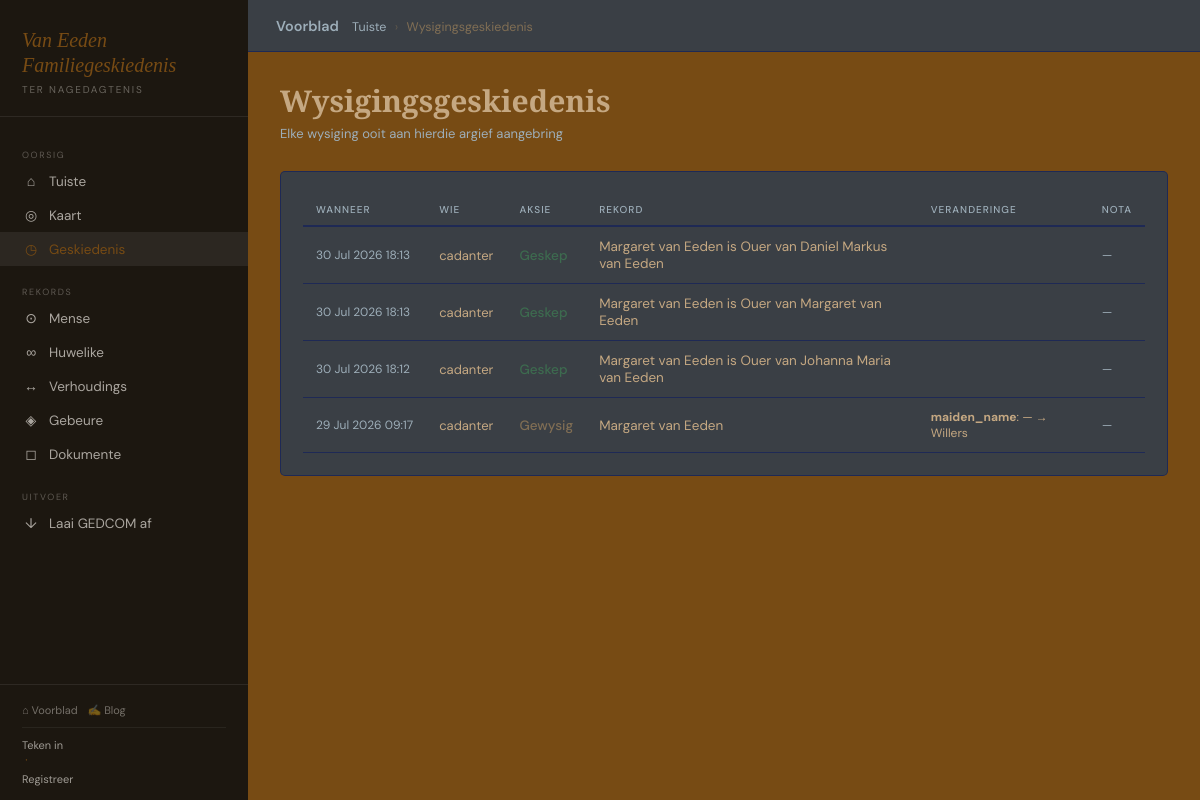
/argief/geskiedenis/, run on an earlier commit of the app's database.
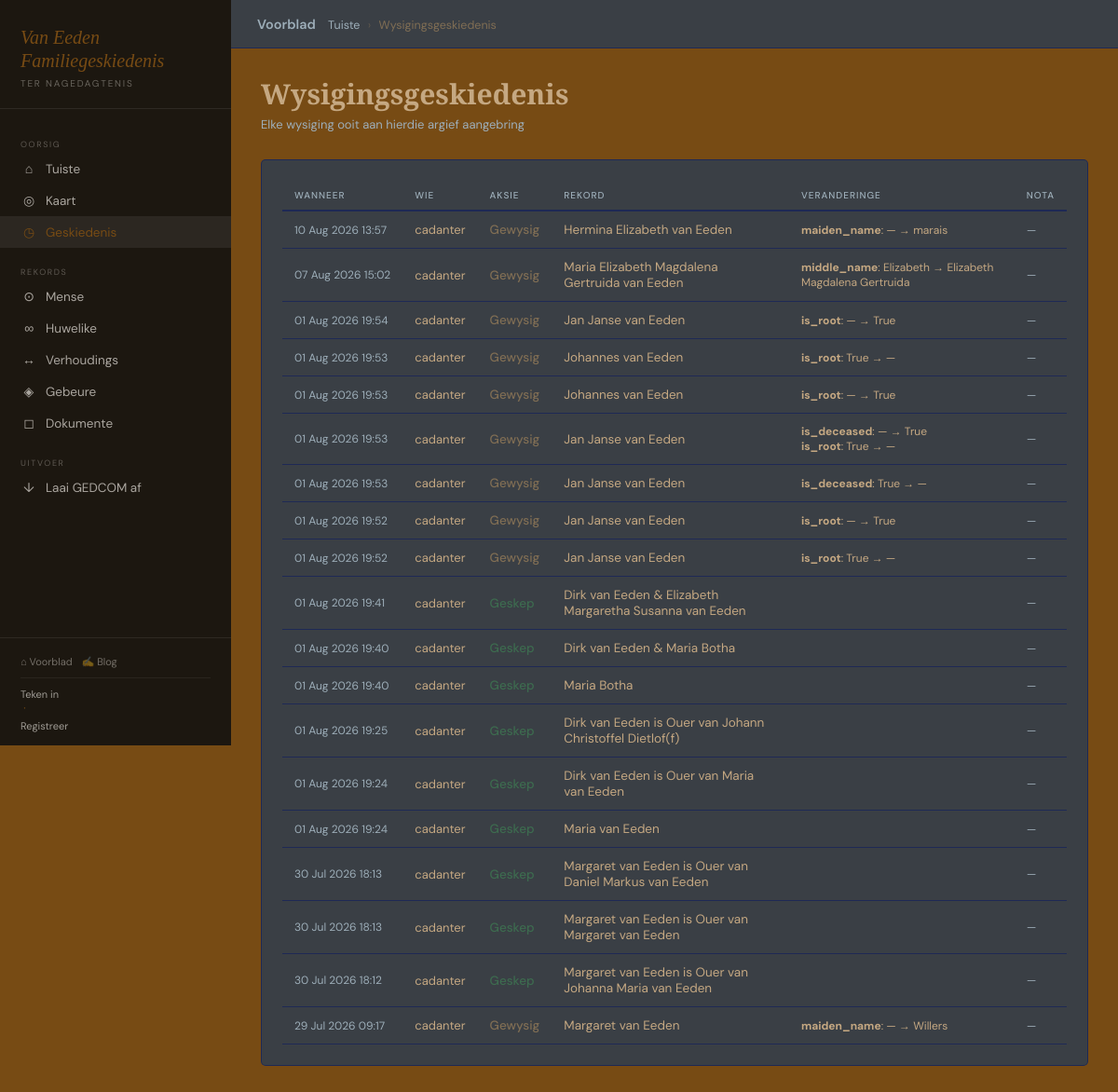
And on a later commit of the database.
### genealogy/models.py (models this page shows, shortened)
class AuditLog(models.Model):
    ACTION_CHOICES = [('create','Geskep'),('update','Gewysig'),('delete','Verwyder')]
    user        = models.ForeignKey(User, on_delete=models.SET_NULL, null=True, related_name='audit_logs')
    action      = models.CharField(max_length=10, choices=ACTION_CHOICES)
    model_name  = models.CharField(max_length=50)
    object_id   = models.IntegerField(null=True, blank=True)
    object_repr = models.CharField(max_length=200)
    changes     = models.JSONField(default=dict, blank=True)
    timestamp   = models.DateTimeField(auto_now_add=True)
    note        = models.TextField(blank=True)
    class Meta:
        ordering = ['-timestamp']

### genealogy/views.py (the view)
# urls.py: path('geskiedenis/',                  views.audit_log,         name='audit_log'),
def audit_log(request):
    profile = get_profile(request.user)
    logs = AuditLog.objects.select_related('user').all()
    return render(request, 'genealogy/audit_log.html', {'logs': logs, 'profile': profile})

### genealogy/views.py (called while the page is built)
def get_profile(user):
    if not user.is_authenticated:
        return None
    profile, _ = UserProfile.objects.get_or_create(user=user, defaults={'role': 'pending'})
    return profile

### genealogy/templates/genealogy/audit_log.html (shortened to what this page needs)
{% extends "genealogy/base.html" %}
{% block breadcrumb %}<a href="{% url 'genealogy:dashboard' %}">Tuiste</a> <span>›</span> Wysigingsgeskiedenis{% endblock %}
{% block content %}
<div class="ph"><div><h2>Wysigingsgeskiedenis</h2><p class="subtitle">Elke wysiging ooit aan hierdie argief aangebring</p></div></div>
<div class="card"><div class="table-wrap"><table>
  <thead><tr><th>Wanneer</th><th>Wie</th><th>Aksie</th><th>Rekord</th><th>Veranderinge</th><th>Nota</th></tr></thead>
  <tbody>
    {% for log in logs %}
    <tr>
      <td style="font-size:12px;color:var(--muted);white-space:nowrap;">{{ log.timestamp|date:"d M Y H:i" }}</td>
      <td style="font-size:13px;">{{ log.user.get_full_name|default:log.user.username|default:"Stelsel" }}</td>
      <td>
        <span class="audit-action {{ log.action }}" style="font-weight:500">
          {% if log.action == 'create' %}Geskep{% elif log.action == 'update' %}Gewysig{% else %}Verwyder{% endif %}
        </span>
      </td>
      <td>{{ log.object_repr }}</td>
      <td style="font-size:12px;">
        {% for field, vals in log.changes.items %}
        <div><strong>{{ field }}</strong>: {{ vals.0|default:"—" }} → {{ vals.1|default:"—" }}</div>
        {% endfor %}
      </td>
      <td style="font-size:12px;color:var(--muted);font-style:italic;">{{ log.note|default:"—" }}</td>
    </tr>
    {% empty %}
    <tr><td colspan="6" style="text-align:center;color:var(--muted);padding:32px;">Nog geen geskiedenis nie.</td></tr>
    {% endfor %}
  </tbody>
</table></div></div>
{% endblock %}

What changed in the data, as far as the page shows it:
added AuditLog: timestamp "10 Aug 2026 13:57", user.get_full_name "cadanter", action "Gewysig", object_repr "Hermina Elizabeth van Eeden", changes "maiden_name", vals "—", vals "marais", note "—"
added AuditLog: timestamp "07 Aug 2026 15:02", user.get_full_name "cadanter", action "Gewysig", object_repr "Maria Elizabeth Magdalena Gertruida van Eeden", changes "middle_name", vals "Elizabeth", vals "Elizabeth Magdalena Gertruida", note "—"
added AuditLog: timestamp "01 Aug 2026 19:54", user.get_full_name "cadanter", action "Gewysig", object_repr "Jan Janse van Eeden", changes "is_root", vals "—", vals "True", note "—"
added AuditLog: timestamp "01 Aug 2026 19:53", user.get_full_name "cadanter", action "Gewysig", object_repr "Johannes van Eeden", changes "is_root", vals "True", vals "—", note "—"
added AuditLog: timestamp "01 Aug 2026 19:53", user.get_full_name "cadanter", action "Gewysig", object_repr "Johannes van Eeden", changes "is_root", vals "—", vals "True", note "—"
added AuditLog: timestamp "01 Aug 2026 19:53", user.get_full_name "cadanter", action "Gewysig", object_repr "Jan Janse van Eeden", changes "is_deceased" "is_root", vals "—" "True", vals "True" "—", note "—"
added AuditLog: timestamp "01 Aug 2026 19:53", user.get_full_name "cadanter", action "Gewysig", object_repr "Jan Janse van Eeden", changes "is_deceased", vals "True", vals "—", note "—"
added AuditLog: timestamp "01 Aug 2026 19:52", user.get_full_name "cadanter", action "Gewysig", object_repr "Jan Janse van Eeden", changes "is_root", vals "—", vals "True", note "—"
added AuditLog: timestamp "01 Aug 2026 19:52", user.get_full_name "cadanter", action "Gewysig", object_repr "Jan Janse van Eeden", changes "is_root", vals "True", vals "—", note "—"
added AuditLog: timestamp "01 Aug 2026 19:41", user.get_full_name "cadanter", action "Geskep", object_repr "Dirk van Eeden & Elizabeth Margaretha Susanna van Eeden", note "—"
added AuditLog: timestamp "01 Aug 2026 19:40", user.get_full_name "cadanter", action "Geskep", object_repr "Dirk van Eeden & Maria Botha", note "—"
added AuditLog: timestamp "01 Aug 2026 19:40", user.get_full_name "cadanter", action "Geskep", object_repr "Maria Botha", note "—"
added AuditLog: timestamp "01 Aug 2026 19:25", user.get_full_name "cadanter", action "Geskep", object_repr "Dirk van Eeden is Ouer van Johann Christoffel Dietlof(f)", note "—"
added AuditLog: timestamp "01 Aug 2026 19:24", user.get_full_name "cadanter", action "Geskep", object_repr "Dirk van Eeden is Ouer van Maria van Eeden", note "—"
added AuditLog: timestamp "01 Aug 2026 19:24", user.get_full_name "cadanter", action "Geskep", object_repr "Maria van Eeden", note "—"
